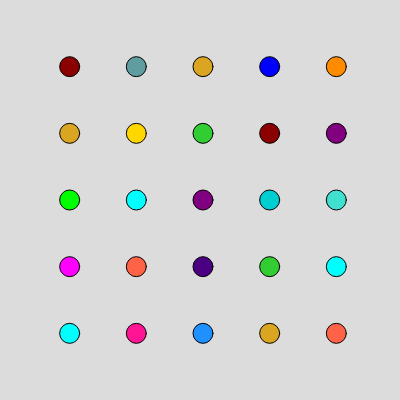
Frame 1 (no input)
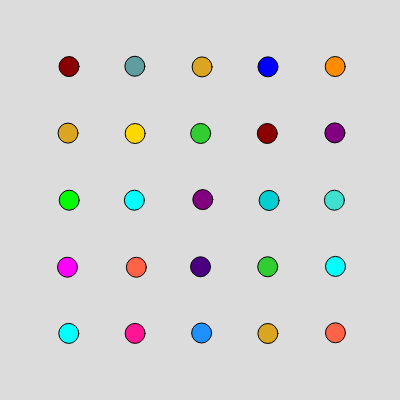
Frame 60 (no input)
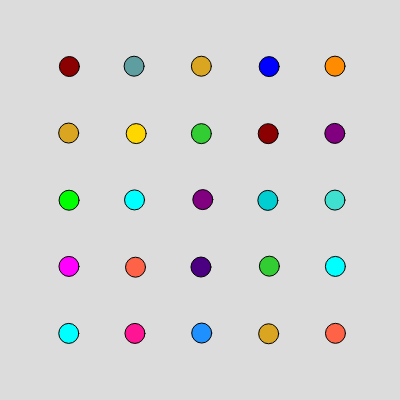
Frame 120 (the mouse pressed at the canvas centre since frame 60)

The p5.js sketch that drew these frames (run headless with seeded random() and noise() and a simulated clock; from frame 60 on, the mouse is pressed at the canvas centre):

// p5.js sketch
// ── sketch.js
class Circle {
  constructor(x, y, radius, color) {
    this.x = x;
    this.y = y;
    this.radius = radius;
    this.color = color;
    this.isDragging = false;
    this.offsetX = 0;
    this.offsetY = 0;
    this.originalX = x;
    this.originalY = y;
    this.k = 1.5; // Spring constant
    this.damping = 0.9; // Damping factor
    this.velocityX = 0;
    this.velocityY = 0;
    this.wind = createVector(3, 0); // Wind force
    this.targetWind = createVector(3, 0); // Target wind force
    this.smoothingFactor = 0.05; // Smoothing factor for wind changes
    this.windGustInterval = random(100, 300); // Random interval for wind gusts
    this.lastWindGustTime = millis(); // Last time a wind gust occurred
  }

  draw() {
    // Draw cone connecting mouse location and circle's starting point when dragging
    if (this.isDragging) {
      fill(this.color); // Set fill color to black
      noStroke(); // Disable stroke

      let angle = atan2(mouseY - this.originalY, mouseX - this.originalX);
      let halfWidth = this.radius / 2;

      beginShape();
      vertex(
        mouseX + cos(angle + HALF_PI) * halfWidth,
        mouseY + sin(angle + HALF_PI) * halfWidth
      );
      vertex(
        mouseX + cos(angle - HALF_PI) * halfWidth,
        mouseY + sin(angle - HALF_PI) * halfWidth
      );
      vertex(this.originalX, this.originalY);
      endShape(CLOSE);

      stroke(0);
    }

    fill(this.color);
    ellipse(this.x, this.y, this.radius, this.radius); // Use ellipse instead of circle
  }

  // Function to calculate and display average wind speed
  static displayAverageWindSpeed(circles) {
    let totalWindX = 0;
    let totalWindY = 0;

    for (let circle of circles) {
      totalWindX += circle.wind.x;
      totalWindY += circle.wind.y;
    }

    let avgWindX = totalWindX / circles.length;
    let avgWindY = totalWindY / circles.length;

    fill(0);
    textSize(12);
    textAlign(CENTER, CENTER);
    text(
      `Average Wind: (${avgWindX.toFixed(2)}, ${avgWindY.toFixed(2)})`,
      width / 2,
      height - 20
    );
  }

  update() {
    if (!this.isDragging) {
      // Hooke's Law: F = -k * x
      let displacementX = this.originalX - this.x;
      let displacementY = this.originalY - this.y;
      let springForceX = this.k * displacementX;
      let springForceY = this.k * displacementY;

      // Apply spring force to velocity
      this.velocityX += springForceX;
      this.velocityY += springForceY;

      // Apply damping to velocity
      this.velocityX *= this.damping;
      this.velocityY *= this.damping;

      // Update position with velocity
      this.x += this.velocityX;
      this.y += this.velocityY;

      // Check if it's time for a new wind gust
      if (millis() - this.lastWindGustTime > this.windGustInterval) {
        // Generate a new wind gust
        this.targetWind.x = random(5, 40); // Stronger wind force in x direction
        this.targetWind.y = random(-8, 8); // Wind force in y direction
        this.windGustInterval = random(500, 2000); // New random interval for next wind gust
        this.lastWindGustTime = millis(); // Update the last wind gust time
      }

      // Smoothly interpolate wind effect towards target wind
      this.wind.x += (this.targetWind.x - this.wind.x) * this.smoothingFactor;
      this.wind.y += (this.targetWind.y - this.wind.y) * this.smoothingFactor;

      // Wind effect
      this.x += this.wind.x;
      this.y += this.wind.y;
    }
  }

  mousePressed(mx, my) {
    let d = dist(mx, my, this.x, this.y);
    if (d < this.radius / 2) {
      this.isDragging = true;
      this.offsetX = this.x - mx;
      this.offsetY = this.y - my;
    }
  }

  mouseDragged(mx, my) {
    if (this.isDragging) {
      this.x = mx + this.offsetX;
      this.y = my + this.offsetY;
    }
  }

  mouseReleased() {
    this.isDragging = false;
  }
}

// Example usage
let circles = [];

function setup() {
  createCanvas(400, 400);
  let radius = 20; // Adjusted radius for smaller circles
  let colors = [
    "#FF0000",
    "#00FF00",
    "#0000FF",
    "#FFFF00",
    "#FF00FF", // Original colors
    "#00FFFF",
    "#FFA500",
    "#800080",
    "#008000",
    "#FFC0CB", // Additional colors
    "#FF1493",
    "#FFD700",
    "#ADFF2F",
    "#4B0082",
    "#FF4500", // New colors
    "#1E90FF",
    "#32CD32",
    "#FF6347",
    "#40E0D0",
    "#EE82EE", // More new colors
    "#8A2BE2",
    "#A52A2A",
    "#5F9EA0",
    "#D2691E",
    "#DC143C", // Even more new colors
    "#00CED1",
    "#FF8C00",
    "#8B0000",
    "#2E8B57",
    "#DAA520", // Final set of new colors
  ]; // Bright colors

  let gridSize = 5;
  let spacing = width / (gridSize + 1); // Calculate spacing based on canvas width and grid size

  for (let i = 0; i < gridSize; i++) {
    for (let j = 0; j < gridSize; j++) {
      let x = (i + 1) * spacing;
      let y = (j + 1) * spacing;
      let availableColors = [...colors];

      // Check left neighbor
      if (i > 0) {
        let leftNeighbor = circles[(i - 1) * gridSize + j];
        availableColors = availableColors.filter(
          (color) => color !== leftNeighbor.color
        );
      }

      // Check top neighbor
      if (j > 0) {
        let topNeighbor = circles[i * gridSize + (j - 1)];
        availableColors = availableColors.filter(
          (color) => color !== topNeighbor.color
        );
      }

      // Check top-left diagonal neighbor
      if (i > 0 && j > 0) {
        let topLeftNeighbor = circles[(i - 1) * gridSize + (j - 1)];
        availableColors = availableColors.filter(
          (color) => color !== topLeftNeighbor.color
        );
      }

      // Check top-right diagonal neighbor
      if (i > 0 && j < gridSize - 1) {
        let topRightNeighbor = circles[(i - 1) * gridSize + (j + 1)];
        availableColors = availableColors.filter(
          (color) => color !== topRightNeighbor.color
        );
      }

      // Select a random color from the available colors
      let color =
        availableColors[Math.floor(Math.random() * availableColors.length)];
      circles.push(new Circle(x, y, radius, color));
    }
  }
}
function draw() {
  background(220);
  for (let circle of circles) {
    circle.update();
    circle.draw();
  }
}

function mousePressed() {
  for (let circle of circles) {
    circle.mousePressed(mouseX, mouseY);
  }
}

function mouseDragged() {
  for (let circle of circles) {
    circle.mouseDragged(mouseX, mouseY);
  }
}

function mouseReleased() {
  for (let circle of circles) {
    circle.mouseReleased();
  }
}
